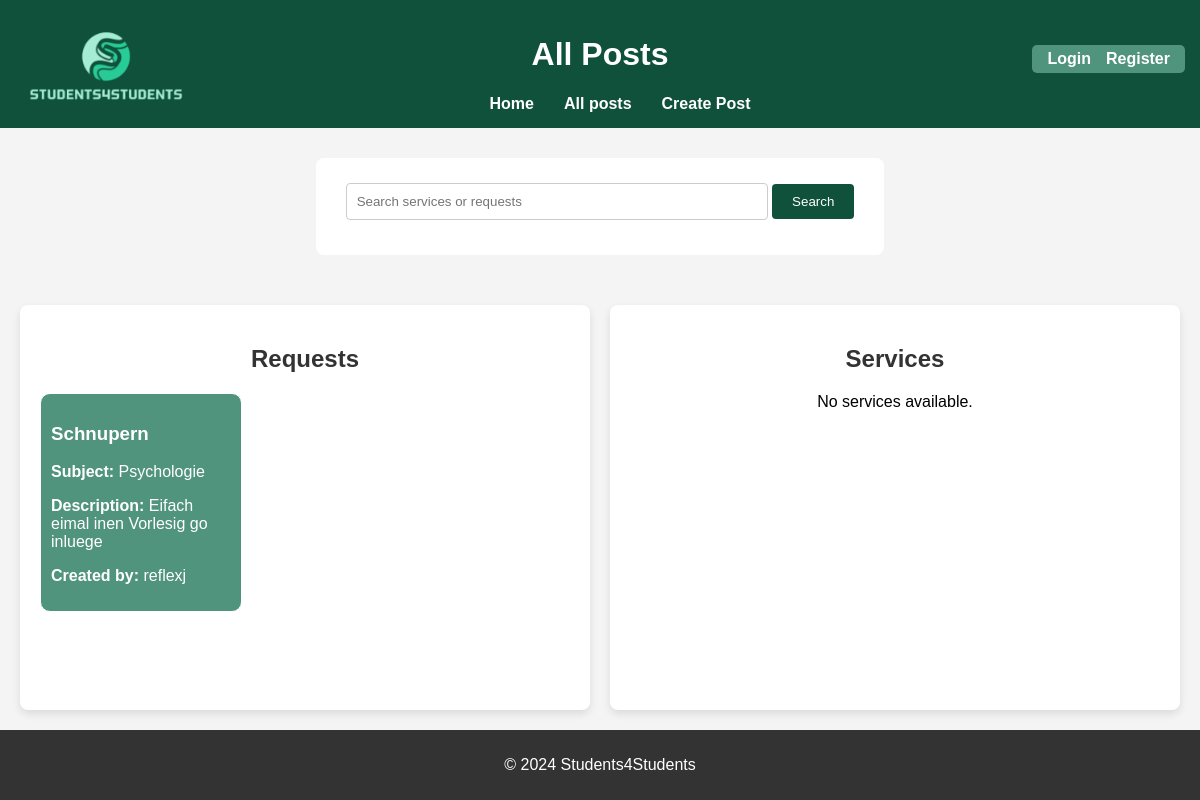
Screenshot of /allposts with the database file from the repository.
### app.py (models this page shows, shortened)
class RequestPost(db.Model):
    id = db.Column(db.Integer, primary_key=True)
    title = db.Column(db.String(100), nullable=False)
    description = db.Column(db.String(200), nullable=False)
    subject = db.Column(db.String(100), nullable=False)
    price = db.Column(db.String(100), nullable=False)
    additional_information = db.Column(db.String(200), nullable=True)
    contact =db.Column(db.String(100), nullable = False)
    user_id = db.Column(db.Integer, db.ForeignKey('user.id'), nullable=False)
    user = db.relationship('User', backref=db.backref('requests', lazy=True))

class User(db.Model, UserMixin):
    id = db.Column(db.Integer, primary_key=True)
    username = db.Column(db.String(150), unique=True, nullable=False)
    email = db.Column(db.String(150), unique=True, nullable=False)
    password = db.Column(db.String(150), nullable=False)
    posts = db.relationship('ServicePost', backref='user', lazy=True)

### app.py (the view)
@app.route('/allposts')
def allposts():
    posts = ServicePost.query.join(User).add_columns(User.username).all()
    requests = RequestPost.query.join(User).add_columns(User.username).all()
    return render_template('allposts.html', requests =requests, posts = posts)

### templates/allposts.html (shortened to what this page needs)
<!DOCTYPE html>
<html lang="en">
<head>
    <link rel="stylesheet" href="{{ url_for('static', filename='style_allposts.css') }}">
</head>
<body>
    <header>
        <a href="/">
            <img src="{{ url_for('static', filename='images/logo.png') }}" alt="Website Logo" id="logo">
        </a>
        <h1>All Posts</h1>
        <nav>
            <ul>
                <li><a href="/">Home</a></li>
                <li><a href="/allposts">All posts</a></li>
                <li><a href="/createpost">Create Post</a></li>
            </ul>
        </nav>
        <section class="auth-links">
            {% if current_user.is_authenticated %}
                <a href="/profile">Your Profile</a>
                <a href="{{ url_for('logout') }}">Logout</a>
            {% else %}
                <a href="{{ url_for('login') }}">Login</a>
                <a href="{{ url_for('register') }}">Register</a>
            {% endif %}
        </section>
    </header>
    <form id="searchbar" action="{{ url_for('search_results') }}" method="get">
        <input type="text" name="query" placeholder="Search services or requests" required>
        <button type="submit">Search</button>
    </form>
    <main>
        <div id="all_requests">
            <h2>Requests</h2>
            {% if requests %}
            <div class="post-container">
                {% for request, username in requests %}
                <ul class="post-list">
                    <li>
                        <a id="link" href="{{ url_for('request_detail', request_id=request.id) }}">
                            <h3>{{ request.title }}</h3>
                            <p><strong>Subject:</strong> {{ request.subject }}</p>
                            <p><strong>Description:</strong> {{ request.description }}</p>
                            <p><strong>Created by:</strong> {{ username }}</p>
                        </a>
                    </li>
                </ul>
                {% endfor %}
            </div>
            {% else %}
            <p id="no">No requests available.</p>
            {% endif %}
        </div>
        <div id="all_services">
            <h2>Services</h2>
            {% if posts %}
            <div class="post-container">
                {% for post, username in posts %}
                <ul class="post-list">
                    <li>
                        <a id="link" href="{{ url_for('service_detail', service_id=post.id) }}">
                            <h3>{{ post.title }}</h3>
                            <p><strong>Subject:</strong> {{ post.subject }}</p>
                            <p><strong>Price:</strong> ${{ post.price }}</p>
                            <p><strong>Created by:</strong> {{ username }}</p>
                        </a>
                    </li>
                </ul>
                {% endfor %}
            </div>
            {% else %}
            <p id="no">No services available.</p>
            {% endif %}
        </div>
    </main>
    <footer>
        <p>&copy; 2024 Students4Students</p>
    </footer>
</body>
</html>

### static/style_allposts.css (style rules this page uses)
body { font-family: Arial, sans-serif; background-color: #f4f4f4; margin: 0; padding: 0; display: flex; flex-direction: column; min-height: 100vh; }
header { background-color: #10513c; color: white; text-align: center; padding: 15px; position: relative; }
nav { display: flex; justify-content: center; align-items: center; width: 100%; }
nav ul { list-style-type: none; display: flex; gap: 30px; margin: 0; justify-content: center; align-items: center; text-align: center; }
nav ul li { margin: 0; }
nav ul li a { text-decoration: none; color: #fff; font-weight: bold; text-align: center; }
header > .auth-links { display: flex; gap: 15px; background-color: #50947d; position: absolute; padding: 5px 15px; border-radius: 5px; margin-left: auto; right: 15px; top: 45px; }
header > .auth-links a { color: white; text-decoration: none; font-weight: bold; display: inline-block; transition: transform 0.3s ease; }
form { max-width: 600px; margin: 30px auto; padding: 20px; background-color: #fff; border-radius: 8px; }
form input { width: 100%; padding: 10px; margin-bottom: 10px; border: 1px solid #ccc; border-radius: 4px; }
form button { max-width: 600px; padding: 10px 20px; background-color: #10513c; color: white; border: none; border-radius: 4px; cursor: pointer; }
#searchbar { background-color: #fff; max-width: 600px; padding: 25px 30px; }
#searchbar input { width: 400px; }
main { flex: 1; display: flex; justify-content: space-between; padding: 20px; gap: 20px; }
.post-container { display: flex; flex-direction: row; flex-wrap: wrap; gap: 20px; margin: 20px 0; }
.post-list { list-style-type: none; margin: 0; padding: 0; width: 180px; background-color: #50947d; border: 1px solid #fff; border-radius: 10px; padding: 10px; }
.post-list li { color: #fff; }
h2 { text-align: center; color:#333; }
#no { text-align: center; }
#all_services, #all_requests { width: 50%; background-color: #fff; padding: 20px; border-radius: 8px; box-shadow: 0 4px 8px rgba(0, 0, 0, 0.1); box-sizing: border-box; }
header img { max-height: 80px; object-fit: contain; position: absolute; top: 25px; left: 25px; }
footer { text-align: center; padding: 10px; background-color: #333; color: white; }
#link { text-decoration: none; color: #fff; display: inline-block; transition: transform 0.3s ease; }

### rows the page displays
RequestPost: title "Schnupern", subject "Psychologie", description "Eifach eimal inen Vorlesig go inluege", username "reflexj"
